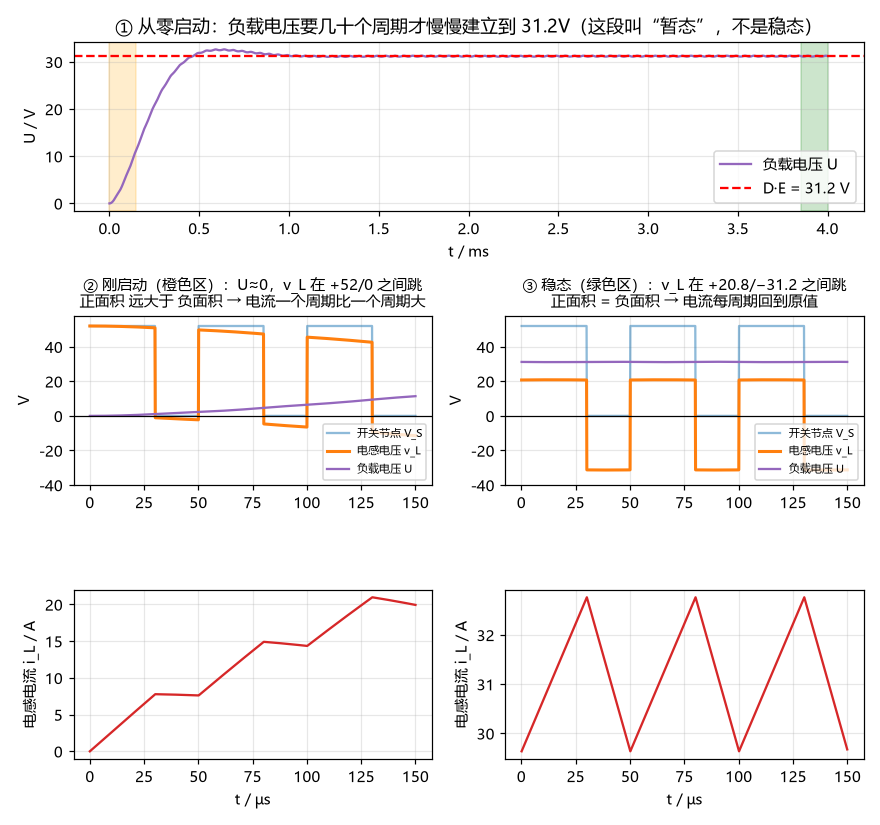

The script that drew this image:
"""降压电路从零启动: 看电感【电压】怎么跳、电感【电流】怎么爬、负载电压怎么慢慢建立。

关键: 电感电压不是电感自己"长"出来的, 而是两端电位相减: v_L = V_S - U
  V_S 由开关决定 (瞬间跳变), U 由电容托住 (变化很慢)
  -> v_L 跟着 V_S 瞬间跳; 真正"慢慢爬"的是电感电流 i_L
"""
import sys
from pathlib import Path

import numpy as np

sys.path.insert(0, str(Path(__file__).resolve().parent.parent))
from tools.plotting import setup

E, D, f = 52.0, 0.6, 20e3          # 母线, 占空比, 开关频率
L, C, R = 200e-6, 100e-6, 1.0      # 电感, 输出电容, 负载电阻
T = 1 / f
dt = T / 400
t = np.arange(0, 4e-3, dt)

vs = np.where((t % T) < D * T, E, 0.0)   # 开关节点 (同步整流: 关断时下管导通, 接地)
iL = np.zeros_like(t); U = np.zeros_like(t); vL = np.zeros_like(t)
for k in range(len(t) - 1):
    vL[k] = vs[k] - U[k]                         # KVL: 电感电压 = 左端 - 右端
    iL[k + 1] = iL[k] + vL[k] / L * dt           # 电感: 电压决定电流的变化速度
    U[k + 1] = U[k] + (iL[k] - U[k] / R) / C * dt  # 电容: 电流差决定电压的变化速度
vL[-1] = vs[-1] - U[-1]

plt = setup()
fig = plt.figure(figsize=(8, 7.5))
a1 = fig.add_subplot(3, 1, 1)
a1.plot(t * 1e3, U, c="C4", label="负载电压 U")
a1.axhline(D * E, ls="--", c="r", label=f"D·E = {D*E:.1f} V")
a1.set_ylabel("U / V"); a1.legend(loc="lower right")
a1.set_title("① 从零启动：负载电压要几十个周期才慢慢建立到 31.2V（这段叫“暂态”，不是稳态）")
a1.axvspan(0, 0.15, color="orange", alpha=0.2); a1.axvspan(3.85, 4.0, color="green", alpha=0.2)
a1.set_xlabel("t / ms")


def zoom(ax_v, ax_i, t0, title):
    m = (t >= t0) & (t < t0 + 3 * T)
    tt = (t[m] - t0) * 1e6
    ax_v.plot(tt, vs[m], c="C0", alpha=0.5, label="开关节点 V_S")
    ax_v.plot(tt, vL[m], c="C1", lw=2, label="电感电压 v_L")
    ax_v.plot(tt, U[m], c="C4", label="负载电压 U")
    ax_v.axhline(0, c="k", lw=0.8); ax_v.set_ylim(-40, 58); ax_v.set_ylabel("V")
    ax_v.set_title(title, fontsize=10); ax_v.legend(loc="lower right", fontsize=7)
    ax_i.plot(tt, iL[m], c="C3"); ax_i.set_ylabel("电感电流 i_L / A"); ax_i.set_xlabel("t / µs")


zoom(fig.add_subplot(3, 2, 3), fig.add_subplot(3, 2, 5), 0.0,
     "② 刚启动（橙色区）：U≈0，v_L 在 +52/0 之间跳\n正面积 远大于 负面积 → 电流一个周期比一个周期大")
zoom(fig.add_subplot(3, 2, 4), fig.add_subplot(3, 2, 6), 4e-3 - 3 * T,
     "③ 稳态（绿色区）：v_L 在 +20.8/−31.2 之间跳\n正面积 = 负面积 → 电流每周期回到原值")
fig.tight_layout()
out = Path(__file__).with_suffix(".png"); fig.savefig(out); print(out)
m = t > 3.85e-3
print("steady U avg %.2f  vL hi %.1f lo %.1f  iL avg %.1f" % (U[m].mean(), vL[m].max(), vL[m].min(), iL[m].mean()))
